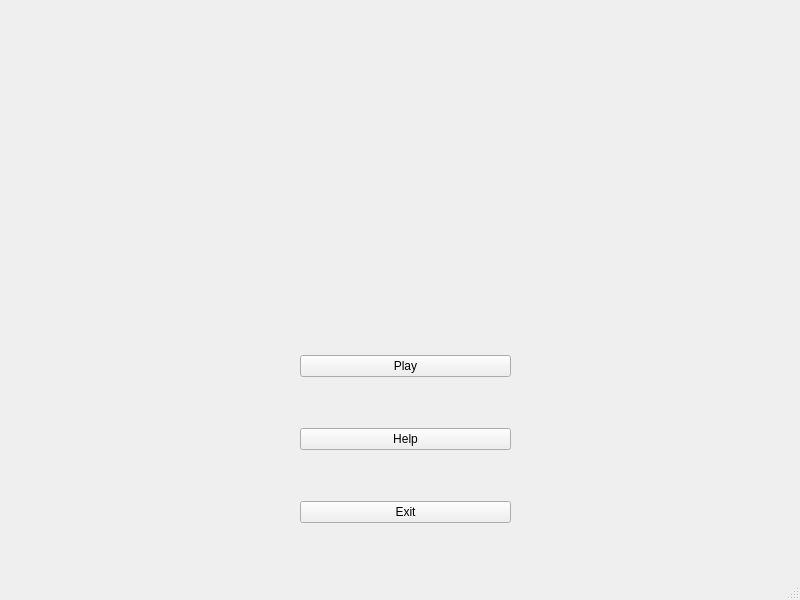
<?xml version="1.0" encoding="UTF-8"?>
<ui version="4.0">
 <class>MainWindow</class>
 <widget class="QMainWindow" name="MainWindow">
  <property name="geometry">
   <rect>
    <x>0</x>
    <y>0</y>
    <width>800</width>
    <height>600</height>
   </rect>
  </property>
  <property name="windowTitle">
   <string>Infinite Hexagon</string>
  </property>
  <widget class="QWidget" name="centralwidget">
   <widget class="QWidget" name="verticalLayoutWidget">
    <property name="geometry">
     <rect>
      <x>300</x>
      <y>310</y>
      <width>211</width>
      <height>261</height>
     </rect>
    </property>
    <layout class="QVBoxLayout" name="verticalLayout">
     <item>
      <widget class="QPushButton" name="pushButton_2">
       <property name="text">
        <string>Play</string>
       </property>
      </widget>
     </item>
     <item>
      <widget class="QPushButton" name="pushButton">
       <property name="text">
        <string>Help</string>
       </property>
      </widget>
     </item>
     <item>
      <widget class="QPushButton" name="pushButton_3">
       <property name="text">
        <string>Exit</string>
       </property>
      </widget>
     </item>
    </layout>
   </widget>
  </widget>
  <widget class="QMenuBar" name="menubar">
   <property name="geometry">
    <rect>
     <x>0</x>
     <y>0</y>
     <width>800</width>
     <height>26</height>
    </rect>
   </property>
  </widget>
  <widget class="QStatusBar" name="statusbar"/>
 </widget>
 <resources/>
 <connections/>
</ui>
